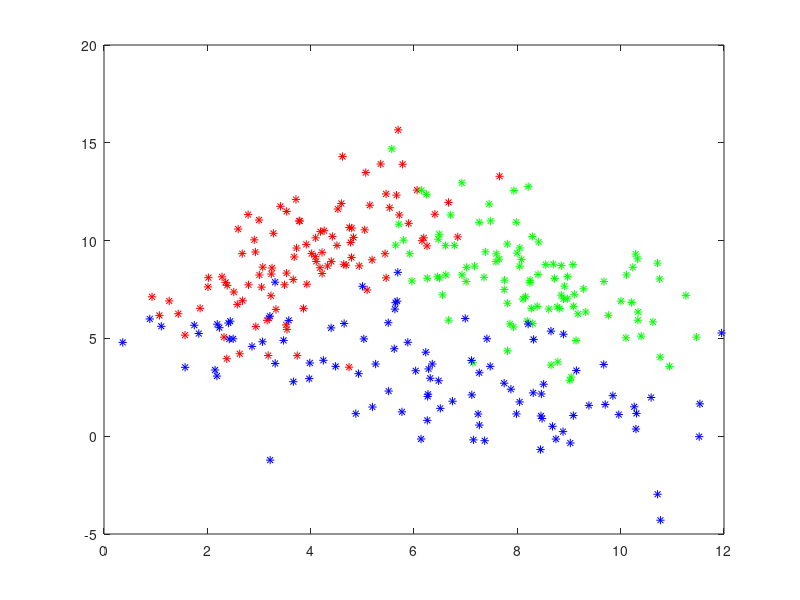

MATLAB code to generate this figure:
m1 = [4 9];
m2 = [8.5 7.5];
m3 = [6 3.5];
s1 = [2 2 ; 2 5];
s2 = [2 -2; -2 5];
s3 = [7 -4; -4 7];

N=100;
d=2;
x1 = randn(N,d)*chol(s1)+m1;
x2 = randn(N,d)*chol(s2)+m2;
x3 = randn(N,d)*chol(s3)+m3;

plot(x1(:,1),x1(:,2),'r*');
hold on
plot(x2(:,1),x2(:,2),'g*');
hold on
plot(x3(:,1),x3(:,2),'b*');
stats_mean1 = mean(x1)
stats_cov1 = cov(x1)
stats_mean2 = mean(x2)
stats_cov2 = cov(x2)
stats_mean3 = mean(x3)
stats_cov3 = cov(x3)


%[V, S] = eig(c)
%M= V*S*inv(V)
%alpha=atan(2*c(1,2)/(c(1,1)-c(2,2)))/2

